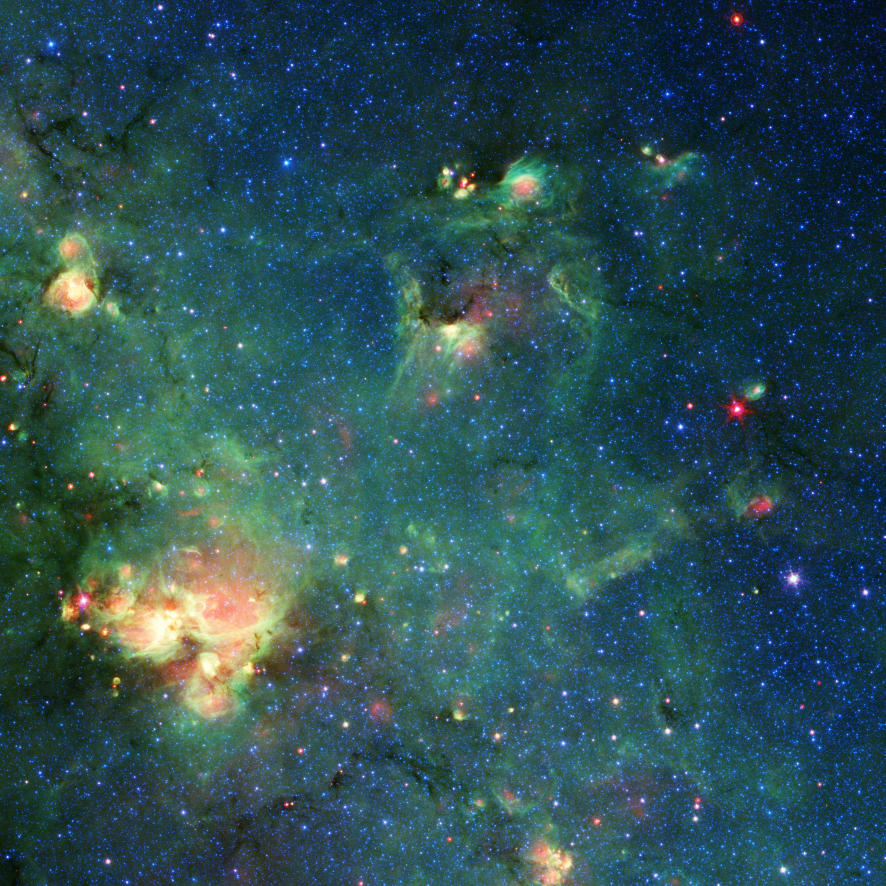
#> input picture jpegPIA24579.jpg, 3542 x 3542 px (shown at 1/4 size)
$ python imageTiler.py jpegPIA24579.jpg   (older library calls are emulated)
#> lines starting #> are read from the running program, lines starting #| are printed output that depends on the picture
#this script is designed to make tiles from any input image


# importing functions
import sys
import os
import math
from PIL import Image

# source path
img_path = sys.argv[1]

#output tile directory
tile_path = 'tiles'

# tile size
tile_size = 256

# ajust image size to tile size
def adjustImage(src_img):
	#get image size
	img_w , img_h = src_img.size

	# calculate tilable img size
	out_w = img_w + (tile_size - img_w % tile_size)
	out_h = img_h + (tile_size - img_h % tile_size)

	# create transparent  extra background
	out_img = Image.new('RGBA', (out_w, out_h))

	# combine src image and background
	out_img.paste(src_img, (0,0))

	return out_img

img = Image.open(img_path)
#> img is the input picture: PIL image 3542x3542 RGB; mean R, G, B 45, 78.4, 83.5
w, h = img.size[0], img.size[1]
#> w = 3542; h = 3542


# calculate max zoom level
max_zoom = int(math.ceil(math.log((max(w , h)/ tile_size), 2)))
#> max_zoom = 4

#main loop for all zoom levels
for z in range (max_zoom, -1, -1):
	#adjusting image
	adj_img = adjustImage(img)
	#calculating number of rows and columns of tiles
	n_cols = int(adj_img.size[0] / tile_size)
	n_rows = int(adj_img.size[1] / tile_size)
	# print(n_cols,n_rows)
	#loop for creating directories and tiles
	for x in range (n_cols):

		# create z/x directory
		path = os.path.join(tile_path, str(z), str(x))
		if not os.path.isdir(path):
			os.makedirs(path)

		# cut tiles
		for y in range (n_rows):
			bounds = (x * tile_size, y * tile_size , (x + 1)* tile_size, (y + 1)* tile_size)
			tile = adj_img.crop(bounds)
			tile.save('%s/%s.png' % (path,y))

	# resize image - go to next zoom level
	w, h = img.size[0] , img.size[1]
	img = img.resize((int(w/2), int(h/2)), Image.ANTIALIAS)
#> this loop made 5 passes
#> pass 1, `adj_img = adjustImage(img)`:
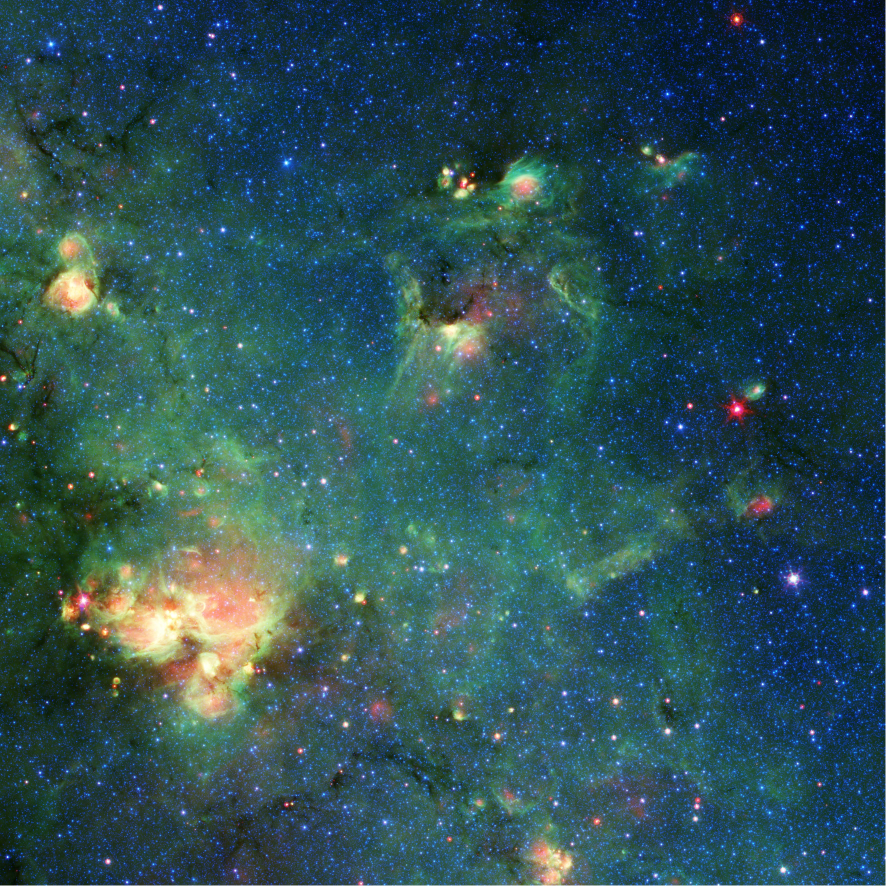
#> adj_img: PIL image 3584x3584 RGBA (shown at 1/4 size); mean R, G, B, A 44, 76.6, 81.5, 249.1; transparent parts drawn white
#> pass 1, `tile.save('%s/%s.png' % (path,y))`:
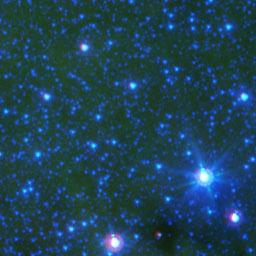
#> saved as 0.png: PIL image 256x256 RGBA; mean R, G, B, A 30.6, 66.5, 87.8, 255
#> pass 1, `tile.save('%s/%s.png' % (path,y))`:
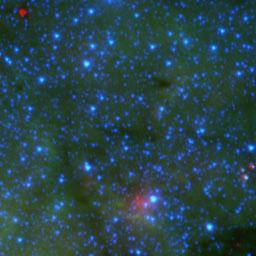
#> saved as 1.png: PIL image 256x256 RGBA; mean R, G, B, A 40.1, 68.4, 75.3, 255
#> after the loop:
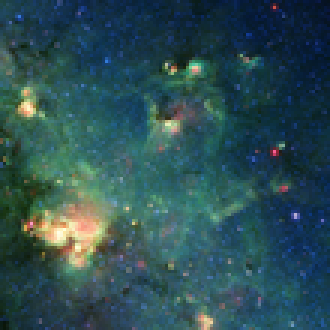
#> img: PIL image 110x110 RGB (shown 3 times larger); mean R, G, B 45, 78.4, 83.5
#> after the loop:
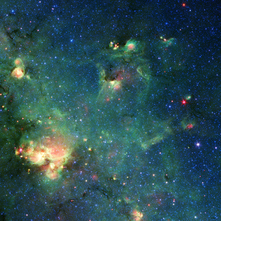
#> tile: PIL image 256x256 RGBA; mean R, G, B, A 33.6, 58.4, 62.2, 190; transparent parts drawn white
